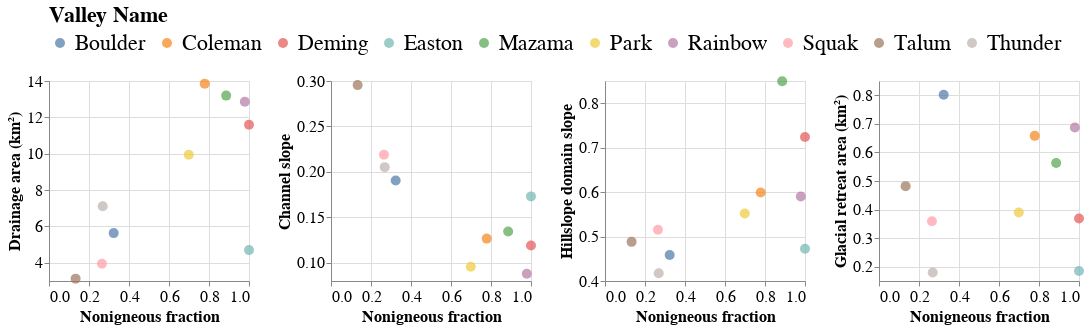

This figure's notebook cell:
### Markdown cell above
## Plot explanatory variables interactions

### Code cell
(
    alt.Chart(net_measurements).mark_circle(size=100).encode(
        alt.Y('Drainage area (square km):Q', title='Drainage area (km²)', scale=alt.Scale(zero=False)),
        alt.X("Nonigneous fraction:Q",),
        alt.Color("Valley Name:N")
    ).properties(
        width=200, height=200
    ) | \
    alt.Chart(net_measurements).mark_circle(size=100).encode(
        alt.Y('Channel slope:Q', scale=alt.Scale(zero=False)),
        alt.X("Nonigneous fraction:Q",),
        alt.Color("Valley Name:N")
    ).properties(
        width=200, height=200
    ) | \
    alt.Chart(net_measurements).mark_circle(size=100).encode(
        alt.Y('Hillslope domain slope:Q', scale=alt.Scale(zero=False)),
        alt.X("Nonigneous fraction:Q",),
        alt.Color("Valley Name:N")
    ).properties(
        width=200, height=200
    ) | \
    alt.Chart(net_measurements).mark_circle(size=100).encode(
        alt.Y('Glacial retreat area (km²):Q', scale=alt.Scale(zero=False)),
        alt.X("Nonigneous fraction:Q",),
        alt.Color("Valley Name:N")
    ).properties(
        width=200, height=200
    )


).configure_legend(
    titleFontSize=22, labelFontSize=22, orient='top'
).configure_axis(
    labelFontSize=16, titleFontSize=16
).configure_title(
    fontSize=22
)

### Figure 1 — Vega-Lite specification as saved in the notebook (floating-point values rounded to 4 significant figures)
{"config": {"view": {"continuousWidth": 400, "continuousHeight": 300}, "axis": {"labelFontSize": 16, "titleFontSize": 16}, "legend": {"labelFontSize": 22, "orient": "top", "titleFontSize": 22}, "title": {"fontSize": 22}}, "hconcat": [{"mark": {"type": "circle", "size": 100}, "encoding": {"color": {"field": "Valley Name", "type": "nominal"}, "x": {"field": "Nonigneous fraction", "type": "quantitative"}, "y": {"field": "Drainage area (square km)", "scale": {"zero": false}, "title": "Drainage area (km²)", "type": "quantitative"}}, "height": 200, "width": 200}, {"mark": {"type": "circle", "size": 100}, "encoding": {"color": {"field": "Valley Name", "type": "nominal"}, "x": {"field": "Nonigneous fraction", "type": "quantitative"}, "y": {"field": "Channel slope", "scale": {"zero": false}, "type": "quantitative"}}, "height": 200, "width": 200}, {"mark": {"type": "circle", "size": 100}, "encoding": {"color": {"field": "Valley Name", "type": "nominal"}, "x": {"field": "Nonigneous fraction", "type": "quantitative"}, "y": {"field": "Hillslope domain slope", "scale": {"zero": false}, "type": "quantitative"}}, "height": 200, "width": 200}, {"mark": {"type": "circle", "size": 100}, "encoding": {"color": {"field": "Valley Name", "type": "nominal"}, "x": {"field": "Nonigneous fraction", "type": "quantitative"}, "y": {"field": "Glacial retreat area (km²)", "scale": {"zero": false}, "type": "quantitative"}}, "height": 200, "width": 200}], "data": {"name": "data-21487ffd2d7fdc734ad299bfb26aca94"}, "$schema": "https://vega.github.io/schema/vega-lite/v4.17.0.json", "datasets": {"data-21487ffd2d7fdc734ad299bfb26aca94": [{"Valley Name": "Park", "Drainage area (square km)": 9.948, "Channel slope": 0.09576, "Hillslope domain slope": 0.5518, "Glacial retreat area (km²)": 0.39, "glacial area 1977/79": 3.298, "Nonigneous fraction": 0.6989, "Sediment Yield (ton/yr)": 50360.0, "Sediment Yield (ton/km²/yr)": 5062.0, "Upper CI sediment yield": 42960.0, "Lower CI sediment yield": 57760.0, "Upper CI sediment yield normalized": 4318.0, "Lower CI sediment yield normalized": 5806.0, "glacial retreat relative": 0.1183, "Channel slope (degrees)": 5.47, "Hillslope domain slope (degrees)": 28.89}, {"Valley Name": "Rainbow", "Drainage area (square km)": 12.86, "Channel slope": 0.08801, "Hillslope domain slope": 0.5901, "Glacial retreat area (km²)": 0.687, "glacial area 1977/79": 2.699, "Nonigneous fraction": 0.9792, "Sediment Yield (ton/yr)": 71480.0, "Sediment Yield (ton/km²/yr)": 5560.0, "Upper CI sediment yield": 60930.0, "Lower CI sediment yield": 82030.0, "Upper CI sediment yield normalized": 4739.0, "Lower CI sediment yield normalized": 6380.0, "glacial retreat relative": 0.2545, "Channel slope (degrees)": 5.03, "Hillslope domain slope (degrees)": 30.54}, {"Valley Name": "Boulder", "Drainage area (square km)": 5.634, "Channel slope": 0.1906, "Hillslope domain slope": 0.4583, "Glacial retreat area (km²)": 0.802, "glacial area 1977/79": 6.441, "Nonigneous fraction": 0.3234, "Sediment Yield (ton/yr)": 10850.0, "Sediment Yield (ton/km²/yr)": 1926.0, "Upper CI sediment yield": -6742.0, "Lower CI sediment yield": 28450.0, "Upper CI sediment yield normalized": -1197.0, "Lower CI sediment yield normalized": 5049.0, "glacial retreat relative": 0.1245, "Channel slope (degrees)": 10.79, "Hillslope domain slope (degrees)": 24.62}, {"Valley Name": "Squak", "Drainage area (square km)": 3.948, "Channel slope": 0.219, "Hillslope domain slope": 0.5154, "Glacial retreat area (km²)": 0.359, "glacial area 1977/79": 2.324, "Nonigneous fraction": 0.2647, "Sediment Yield (ton/yr)": -12210.0, "Sediment Yield (ton/km²/yr)": -3094.0, "Upper CI sediment yield": -21340.0, "Lower CI sediment yield": -3089.0, "Upper CI sediment yield normalized": -5406.0, "Lower CI sediment yield normalized": -782.6, "glacial retreat relative": 0.1545, "Channel slope (degrees)": 12.35, "Hillslope domain slope (degrees)": 27.27}, {"Valley Name": "Thunder", "Drainage area (square km)": 7.111, "Channel slope": 0.2053, "Hillslope domain slope": 0.4172, "Glacial retreat area (km²)": 0.18, "glacial area 1977/79": 0.97, "Nonigneous fraction": 0.2687, "Sediment Yield (ton/yr)": 4639.0, "Sediment Yield (ton/km²/yr)": 652.4, "Upper CI sediment yield": -8915.0, "Lower CI sediment yield": 18190.0, "Upper CI sediment yield normalized": -1254.0, "Lower CI sediment yield normalized": 2558.0, "glacial retreat relative": 0.1856, "Channel slope (degrees)": 11.6, "Hillslope domain slope (degrees)": 22.65}, {"Valley Name": "Talum", "Drainage area (square km)": 3.13, "Channel slope": 0.2955, "Hillslope domain slope": 0.488, "Glacial retreat area (km²)": 0.482, "glacial area 1977/79": 2.39, "Nonigneous fraction": 0.1331, "Sediment Yield (ton/yr)": -20900.0, "Sediment Yield (ton/km²/yr)": -6677.0, "Upper CI sediment yield": -31870.0, "Lower CI sediment yield": -9924.0, "Upper CI sediment yield normalized": -10180.0, "Lower CI sediment yield normalized": -3170.0, "glacial retreat relative": 0.2017, "Channel slope (degrees)": 16.46, "Hillslope domain slope (degrees)": 26.01}, {"Valley Name": "Easton", "Drainage area (square km)": 4.699, "Channel slope": 0.1731, "Hillslope domain slope": 0.4725, "Glacial retreat area (km²)": 0.185, "glacial area 1977/79": 2.897, "Nonigneous fraction": 1.0, "Sediment Yield (ton/yr)": 22240.0, "Sediment Yield (ton/km²/yr)": 4733.0, "Upper CI sediment yield": 16170.0, "Lower CI sediment yield": 28310.0, "Upper CI sediment yield normalized": 3442.0, "Lower CI sediment yield normalized": 6025.0, "glacial retreat relative": 0.06386, "Channel slope (degrees)": 9.818, "Hillslope domain slope (degrees)": 25.29}, {"Valley Name": "Deming", "Drainage area (square km)": 11.59, "Channel slope": 0.1191, "Hillslope domain slope": 0.7239, "Glacial retreat area (km²)": 0.369, "glacial area 1977/79": 5.126, "Nonigneous fraction": 1.0, "Sediment Yield (ton/yr)": 88540.0, "Sediment Yield (ton/km²/yr)": 7640.0, "Upper CI sediment yield": 79990.0, "Lower CI sediment yield": 97090.0, "Upper CI sediment yield normalized": 6902.0, "Lower CI sediment yield normalized": 8377.0, "glacial retreat relative": 0.07199, "Channel slope (degrees)": 6.792, "Hillslope domain slope (degrees)": 35.9}, {"Valley Name": "Coleman", "Drainage area (square km)": 13.85, "Channel slope": 0.1266, "Hillslope domain slope": 0.5992, "Glacial retreat area (km²)": 0.658, "glacial area 1977/79": 10.92, "Nonigneous fraction": 0.7786, "Sediment Yield (ton/yr)": 75450.0, "Sediment Yield (ton/km²/yr)": 5446.0, "Upper CI sediment yield": 68310.0, "Lower CI sediment yield": 82590.0, "Upper CI sediment yield normalized": 4931.0, "Lower CI sediment yield normalized": 5961.0, "glacial retreat relative": 0.06028, "Channel slope (degrees)": 7.217, "Hillslope domain slope (degrees)": 30.93}, {"Valley Name": "Mazama", "Drainage area (square km)": 13.2, "Channel slope": 0.1344, "Hillslope domain slope": 0.8494, "Glacial retreat area (km²)": 0.563, "glacial area 1977/79": 5.583, "Nonigneous fraction": 0.8858, "Sediment Yield (ton/yr)": 79210.0, "Sediment Yield (ton/km²/yr)": 6003.0, "Upper CI sediment yield": 59230.0, "Lower CI sediment yield": 99200.0, "Upper CI sediment yield normalized": 4488.0, "Lower CI sediment yield normalized": 7517.0, "glacial retreat relative": 0.1008, "Channel slope (degrees)": 7.657, "Hillslope domain slope (degrees)": 40.35}]}}
